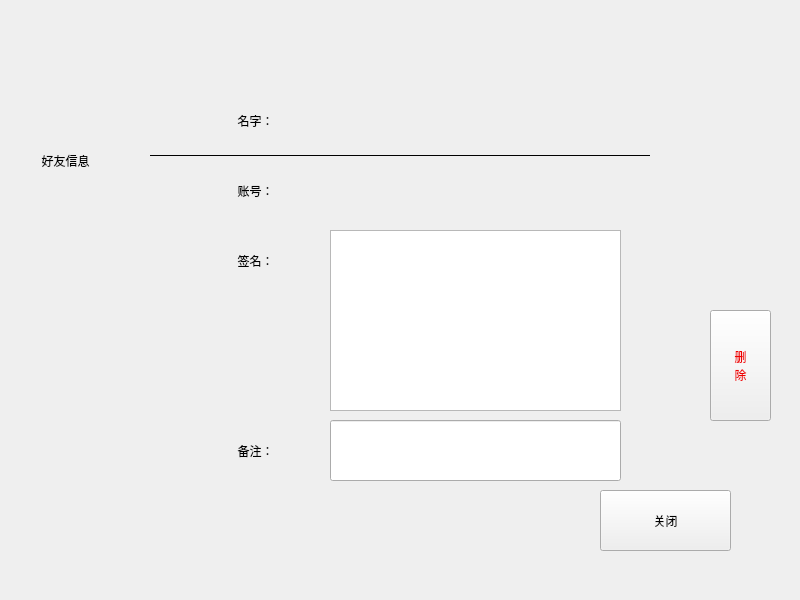
<?xml version="1.0" encoding="UTF-8"?>
<ui version="4.0">
 <class>Form_Friend</class>
 <widget class="QWidget" name="Form_Friend">
  <property name="geometry">
   <rect>
    <x>0</x>
    <y>0</y>
    <width>800</width>
    <height>600</height>
   </rect>
  </property>
  <property name="windowTitle">
   <string>Form</string>
  </property>
  <property name="styleSheet">
   <string notr="true"/>
  </property>
  <widget class="QLabel" name="background">
   <property name="geometry">
    <rect>
     <x>0</x>
     <y>0</y>
     <width>800</width>
     <height>600</height>
    </rect>
   </property>
   <property name="text">
    <string/>
   </property>
   <property name="pixmap">
    <pixmap resource="../../Resource/resource.qrc">:/Image/background.jpg</pixmap>
   </property>
   <property name="scaledContents">
    <bool>true</bool>
   </property>
  </widget>
  <widget class="QPushButton" name="btn_close">
   <property name="geometry">
    <rect>
     <x>600</x>
     <y>490</y>
     <width>131</width>
     <height>61</height>
    </rect>
   </property>
   <property name="text">
    <string>关闭</string>
   </property>
  </widget>
  <widget class="QWidget" name="Group_Main" native="true">
   <property name="geometry">
    <rect>
     <x>100</x>
     <y>50</y>
     <width>600</width>
     <height>471</height>
    </rect>
   </property>
   <property name="styleSheet">
    <string notr="true"/>
   </property>
   <widget class="QLabel" name="lb_name">
    <property name="geometry">
     <rect>
      <x>40</x>
      <y>40</y>
      <width>231</width>
      <height>61</height>
     </rect>
    </property>
    <property name="text">
     <string>名字：</string>
    </property>
    <property name="alignment">
     <set>Qt::AlignCenter</set>
    </property>
   </widget>
   <widget class="QLabel" name="name">
    <property name="geometry">
     <rect>
      <x>230</x>
      <y>40</y>
      <width>291</width>
      <height>61</height>
     </rect>
    </property>
    <property name="styleSheet">
     <string notr="true"/>
    </property>
    <property name="text">
     <string/>
    </property>
    <property name="alignment">
     <set>Qt::AlignCenter</set>
    </property>
    <property name="textInteractionFlags">
     <set>Qt::LinksAccessibleByMouse|Qt::TextSelectableByMouse</set>
    </property>
   </widget>
   <widget class="QLabel" name="lb_nickname">
    <property name="geometry">
     <rect>
      <x>40</x>
      <y>370</y>
      <width>231</width>
      <height>61</height>
     </rect>
    </property>
    <property name="text">
     <string>备注：</string>
    </property>
    <property name="alignment">
     <set>Qt::AlignCenter</set>
    </property>
   </widget>
   <widget class="QLineEdit" name="le_nickname">
    <property name="geometry">
     <rect>
      <x>230</x>
      <y>370</y>
      <width>291</width>
      <height>61</height>
     </rect>
    </property>
    <property name="styleSheet">
     <string notr="true">font: 30px;</string>
    </property>
   </widget>
   <widget class="QLabel" name="lb_signature">
    <property name="geometry">
     <rect>
      <x>40</x>
      <y>180</y>
      <width>231</width>
      <height>61</height>
     </rect>
    </property>
    <property name="text">
     <string>签名：</string>
    </property>
    <property name="alignment">
     <set>Qt::AlignCenter</set>
    </property>
   </widget>
   <widget class="QLabel" name="lb_no">
    <property name="geometry">
     <rect>
      <x>40</x>
      <y>110</y>
      <width>231</width>
      <height>61</height>
     </rect>
    </property>
    <property name="text">
     <string>账号：</string>
    </property>
    <property name="alignment">
     <set>Qt::AlignCenter</set>
    </property>
   </widget>
   <widget class="QTextBrowser" name="signature">
    <property name="geometry">
     <rect>
      <x>230</x>
      <y>180</y>
      <width>291</width>
      <height>181</height>
     </rect>
    </property>
    <property name="verticalScrollBarPolicy">
     <enum>Qt::ScrollBarAlwaysOff</enum>
    </property>
    <property name="horizontalScrollBarPolicy">
     <enum>Qt::ScrollBarAlwaysOff</enum>
    </property>
   </widget>
   <widget class="QLabel" name="no">
    <property name="geometry">
     <rect>
      <x>230</x>
      <y>110</y>
      <width>291</width>
      <height>61</height>
     </rect>
    </property>
    <property name="styleSheet">
     <string notr="true"/>
    </property>
    <property name="text">
     <string/>
    </property>
    <property name="alignment">
     <set>Qt::AlignCenter</set>
    </property>
    <property name="textInteractionFlags">
     <set>Qt::LinksAccessibleByMouse|Qt::TextSelectableByMouse</set>
    </property>
   </widget>
   <widget class="QLabel" name="line">
    <property name="geometry">
     <rect>
      <x>50</x>
      <y>90</y>
      <width>500</width>
      <height>31</height>
     </rect>
    </property>
    <property name="frameShape">
     <enum>QFrame::HLine</enum>
    </property>
    <property name="text">
     <string/>
    </property>
   </widget>
  </widget>
  <widget class="QLabel" name="lb_title">
   <property name="geometry">
    <rect>
     <x>30</x>
     <y>20</y>
     <width>71</width>
     <height>281</height>
    </rect>
   </property>
   <property name="text">
    <string>好友信息</string>
   </property>
   <property name="scaledContents">
    <bool>false</bool>
   </property>
   <property name="alignment">
    <set>Qt::AlignCenter</set>
   </property>
   <property name="wordWrap">
    <bool>true</bool>
   </property>
  </widget>
  <widget class="QPushButton" name="btn_unFriend">
   <property name="geometry">
    <rect>
     <x>710</x>
     <y>310</y>
     <width>61</width>
     <height>111</height>
    </rect>
   </property>
   <property name="styleSheet">
    <string notr="true">color: rgb( 240, 0, 0 );</string>
   </property>
   <property name="text">
    <string>删
除</string>
   </property>
  </widget>
  <zorder>background</zorder>
  <zorder>Group_Main</zorder>
  <zorder>btn_close</zorder>
  <zorder>lb_title</zorder>
  <zorder>btn_unFriend</zorder>
 </widget>
 <resources>
  <include location="../../Resource/resource.qrc"/>
 </resources>
 <connections/>
</ui>
